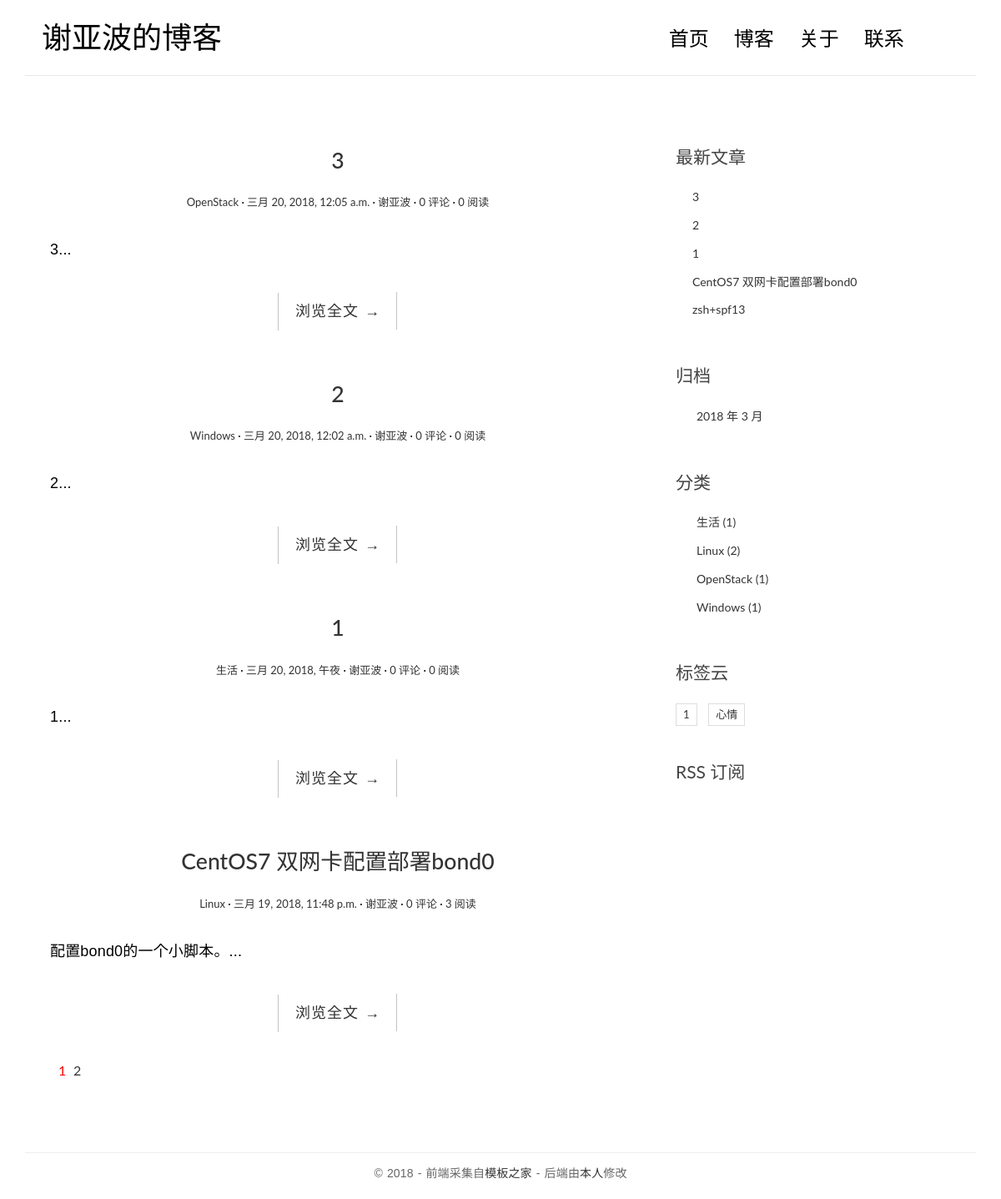
The page / on the database its author committed.
### blog/models.py (models this page shows, shortened)
@python_2_unicode_compatible
class Post(models.Model):
    title = models.CharField(max_length=70)
    body = models.TextField()
    created_time = models.DateTimeField()
    modified_time = models.DateTimeField()
    excerpt = models.CharField(max_length=200, blank=True)
    views = models.PositiveIntegerField(default=0)
    category = models.ForeignKey(Category)
    tags = models.ManyToManyField(Tag, blank=True)
    author = models.ForeignKey(User)
    def get_absolute_url(self):
        return reverse('blog:detail', kwargs={'pk': self.pk})
    class Meta:
        ordering = ['-created_time']

@python_2_unicode_compatible
class Category(models.Model):
    name = models.CharField(max_length=100)

@python_2_unicode_compatible
class Tag(models.Model):
    name = models.CharField(max_length=100)

### blog/views.py (the view, shortened to what this page needs)
# urls.py: url(r'^$', views.IndexView.as_view(), name='index'),
class IndexView(ListView):
    model = Post
    template_name = 'blog/index.html'
    context_object_name = 'post_list'
    paginate_by = 4
    def get_context_data(self, **kwargs):
        context = super(IndexView, self).get_context_data(**kwargs)
        paginator = context.get('paginator')
        page = context.get('page_obj')
        is_paginated = context.get('is_paginated')
        pagination_data = self.pagination_data(paginator, page, is_paginated)
        context.update(pagination_data)
        return context
    def pagination_data(self, paginator, page, is_paginated):
        if not is_paginated:
            return {}
        left = []
        right = []
        left_has_more = False
        right_has_more = False
        first = False
        last = False
        page_number = page.number
        total_pages = paginator.num_pages
        page_range = paginator.page_range
        if page_number == 1:
            right = page_range[page_number:page_number + 2]
            if right[-1] < total_pages - 1:
                right_has_more = True
            if right[-1] < total_pages:
                last = True
        elif page_number == total_pages:
            left = page_range[(page_number - 3) if (page_number - 3) > 0 else 0:page_number - 1]
            if left[0] > 2:
                left_has_more = True
            if left[0] > 1:
                first = True
        data = {
            'left': left,
            'right': right,
            'left_has_more': left_has_more,
            'right_has_more': right_has_more,
            'first': first,
            'last': last,
        }
        return data

### blog/templatetags/blog_tags.py (called while the page is built)
@register.simple_tag
def get_recent_posts(num=5):
    return Post.objects.all()[:num]

@register.simple_tag
def archives():
    return Post.objects.dates('created_time', 'month', order='DESC')

@register.simple_tag
def get_categories():
    return Category.objects.annotate(num_posts=Count('post')).filter(num_posts__gt=0)

@register.simple_tag
def get_tags():
    return Tag.objects.annotate(num_posts=Count('post')).filter(num_posts__gt=0)

### templates/blog/index.html (shortened to what this page needs)
{% extends 'base.html' %}
{% block main %}
    {% for post in post_list %}
        <article class="post post-{{ post.pk }}">
            <header class="entry-header">
                <h1 class="entry-title">
                    <a href="{{ post.get_absolute_url }}">{{ post.title }}</a>
                </h1>
                <div class="entry-meta">
                    <span class="post-category">
                        <a href="{% url 'blog:category' post.category.pk %}">{{ post.category.name }}</a></span>
                    <span class="post-date"><a href="#"><time class="entry-date"
                                                              datetime="{{ post.created_time }}">{{ post.created_time }}</time></a></span>
                    <span class="post-author"><a href="#">{{ post.author }}</a></span>
                    <span class="comments-link">
                        <a href="{{ post.get_absolute_url }}#comment-area">{{ post.comment_set.count }} 评论</a></span>
                    <span class="views-count"><a href="{{ post.get_absolute_url }}">{{ post.views }} 阅读</a></span>
                </div>
            </header>
            <div class="entry-content clearfix">
                <p>{{ post.excerpt }}...</p>
                <div class="read-more cl-effect-14">
                    <a href="{{ post.get_absolute_url }}" class="more-link">浏览全文 <span class="meta-nav">→</span></a>
                </div>
            </div>
        </article>
    {% empty %}
        <div class="no-post">暂时还没有发布的文章！</div>
    {% endfor %}
    {% if is_paginated %}
        <div class="pagination">
            <ul>
                <li class="current"><a href="?page={{ page_obj.number }}">{{ page_obj.number }}</a></li>
                {% if right %}
                    {% for i in right %}
                        <li><a href="?page={{ i }}">{{ i }}</a></li>
                    {% endfor %}
                {% endif %}
            </ul>
        </div>
    {% endif %}
{% endblock main %}

### templates/base.html (shortened to what this page needs)
{% load staticfiles %}
{% load blog_tags %}
<!DOCTYPE html>
<html>
<head>
    <link rel="stylesheet" href="http://code.ionicframework.com/ionicons/2.0.1/css/ionicons.min.css">
    <link rel="stylesheet" href="{% static 'blog/css/bootstrap.min.css' %}">
    <link rel="stylesheet" href="{% static 'blog/css/pace.css' %}">
    <link rel="stylesheet" href="{% static 'blog/css/custom.css' %}">
    <link rel="stylesheet" href="{% static 'blog/css/highlights/github.css' %}">
</head>
<body>
<div class="container">
    <header id="site-header">
        <div class="row">
            <div class="col-md-4 col-sm-5 col-xs-8">
                <div class="logo">
                    <h1><a href="{% url 'blog:index' %}"><b>谢亚波的博客</b></a></h1>
                </div>
            </div>
            <div class="col-md-8 col-sm-7 col-xs-4">
                <nav class="main-nav" role="navigation">
                    <div class="collapse navbar-collapse" id="bs-example-navbar-collapse-1">
                        <ul class="nav navbar-nav navbar-right">
                            <li class="cl-effect-11"><a href="{% url 'blog:index' %}" data-hover="首页">首页</a></li>
                            <li class="cl-effect-11"><a href="#" data-hover="博客">博客</a></li>
                            <li class="cl-effect-11"><a href="#" data-hover="关于">关于</a></li>
                            <li class="cl-effect-11"><a href="#" data-hover="联系">联系</a></li>
                        </ul>
                    </div>
                </nav>
            </div>
        </div>
    </header>
</div>
<div class="content-body">
    <div class="container">
        <div class="row">
            <main class="col-md-8">
                {% block main %}
                {% endblock main %}
            </main>
            <aside class="col-md-4">
                <div class="widget widget-recent-posts">
                    <h3 class="widget-title">最新文章</h3>
                    {% get_recent_posts as recent_post_list %}
                    <ul>
                        {% for post in recent_post_list %}
                            <li>
                                <a href="{{ post.get_absolute_url }}">{{ post.title }}</a>
                            </li>
                        {% empty %}
                            暂无文章！
                        {% endfor %}
                    </ul>
                </div>
                <div class="widget widget-archives">
                    <h3 class="widget-title">归档</h3>
                    {% archives as date_list %}
                    <ul>
                        {% for date in date_list %}
                            <li>
                                <a href="{% url 'blog:archives' date.year date.month %}">{{ date.year }}
                                    年 {{ date.month }} 月</a>
                            </li>
                        {% empty %}
                            暂无归档！
                        {% endfor %}
                    </ul>
                </div>
                <div class="widget widget-category">
                    <h3 class="widget-title">分类</h3>
                    {% get_categories as category_list %}
                    <ul>
                        {% for category in category_list %}
                            <li>
                                <a href="{% url 'blog:category' category.pk %}">{{ category.name }} <span
                                        class="post-count">({{ category.num_posts }})</span></a>
                            </li>
                        {% empty %}
                            暂无分类！
                        {% endfor %}
                    </ul>
                </div>
                <div class="widget widget-tag-cloud">
                    <h3 class="widget-title">标签云</h3>
                    {% get_tags as tag_list %}
                    <ul>
                        {% for tag in tag_list %}
                            <li>
                                <a href="{% url 'blog:tag' tag.pk %}">{{ tag.name }}</a>
                            </li>
                        {% empty %}
                            暂无标签！
                        {% endfor %}
                    </ul>
                </div>
                <div class="rss">
                    <a href="{% url 'rss' %}"> RSS 订阅</a>
                </div>
            </aside>
        </div>
    </div>
</div>
<footer id="site-footer">
    <div class="container">
        <div class="row">
            <div class="col-md-12">
                <p class="copyright">&copy 2018 - 前端采集自<a href="http://www.cssmoban.com/"
                                                        target="_blank" title="模板之家">模板之家</a>
                    - 后端由<a href="http://zmrenwu.com/" title="网页模板" target="_blank">本人</a>修改
                </p>
            </div>
        </div>
    </div>
</footer>
</body>
</html>

### blog/static/blog/css/custom.css (style rules this page uses)
* { outline: none; }
h1, h2, h3, h4, h5, h6 { margin-top: 0; }
b { font-weight: 400; }
a { color: #333; }
body { color: #444; font-family: 'Lato', sans-serif; }
p { font-family: 'Ubuntu', sans-serif; font-weight: 400; word-spacing: 1px; letter-spacing: 0.01em; }
#site-header { background-color: #FFF; padding: 25px 20px; margin-bottom: 40px; border-bottom: 1px solid #e7e7e7; }
.logo h1 a { color: #000; }
.logo h1 { margin: 0; font-family: 'Lato', sans-serif; font-weight: 300; }
.main-nav { margin-top: 11px; max-width: 95%; }
.main-nav a { color: #000000 !important; padding: 0 0 5px 0 !important; margin-right: 30px; font-family: 'Lato', sans-serif; font-weight: 300; font-size: 24px; }
.cl-effect-11 a { padding: 10px 0; color: #0972b4; text-shadow: none; }
.cl-effect-11 a::before { position: absolute; top: 0; left: 0; overflow: hidden; padding: 0 0 5px 0 !important; max-width: 0; border-bottom: 1px solid #000; color: #000; content: attr(data-hover); white-space: nowrap; -webkit-transition: max-width 0.5s; -moz-transition: max-width 0.5s; transition: max-width 0.5s; }
.content-body { padding-bottom: 4em; }
.post { background: #fff; padding: 30px 30px 0; }
.entry-title { text-align: center; font-size: 1.9em; margin-bottom: 20px; line-height: 1.6; padding: 10px 20px 0; }
.entry-meta { text-align: center; color: #DDDDDD; font-size: 13px; margin-bottom: 30px; }
.entry-content { font-size: 18px; line-height: 1.9; font-weight: 300; color: #000; }
.post-category::after, .post-date::after, .post-author::after, .comments-link::after { content: ' ·'; color: #000; }
.read-more { font-family: 'Ubuntu', sans-serif; font-weight: 400; word-spacing: 1px; letter-spacing: 0.01em; text-align: center; margin-top: 20px; }
.cl-effect-14 a { padding: 0 20px; height: 45px; line-height: 45px; position: relative; display: inline-block; margin: 15px 25px; letter-spacing: 1px; font-weight: 400; text-shadow: 0 0 1px rgba(255, 255, 255, 0.3); }
.cl-effect-14 a::before, .cl-effect-14 a::after { position: absolute; width: 45px; height: 1px; background: #C3C3C3; content: ''; -webkit-transition: all 0.3s; -moz-transition: all 0.3s; transition: all 0.3s; pointer-events: none; }
.cl-effect-14 a::before { top: 0; left: 0; -webkit-transform: rotate(90deg); -moz-transform: rotate(90deg); transform: rotate(90deg); -webkit-transform-origin: 0 0; -moz-transform-origin: 0 0; transform-origin: 0 0; }
.cl-effect-14 a::after { right: 0; bottom: 0; -webkit-transform: rotate(90deg); -moz-transform: rotate(90deg); transform: rotate(90deg); -webkit-transform-origin: 100% 0; -moz-transform-origin: 100% 0; transform-origin: 100% 0; }
.widget { background: #fff; padding: 30px 0 0; }
.widget-title { font-size: 1.5em; margin-bottom: 20px; line-height: 1.6; padding: 10px 0 0; font-weight: 400; }
.widget-recent-posts ul { padding: 0; margin: 0; padding-left: 20px; }
.widget-recent-posts ul li { list-style-type: none; position: relative; line-height: 170%; margin-bottom: 10px; }
.widget-recent-posts ul li::before { content: '\f3d3'; font-family: "Ionicons"; position: absolute; left: -17px; top: 3px; font-size: 16px; color: #000; }
.widget-archives ul { padding: 0; margin: 0; padding-left: 25px; }
.widget-archives ul li { list-style-type: none; position: relative; line-height: 170%; margin-bottom: 10px; }
.widget-archives ul li::before { content: '\f3f3'; font-family: "Ionicons"; position: absolute; left: -25px; top: 1px; font-size: 16px; color: #000; }
.widget-category ul { padding: 0; margin: 0; padding-left: 25px; }
.widget-category ul li { list-style-type: none; position: relative; line-height: 170%; margin-bottom: 10px; }
.widget-category ul li::before { content: '\f3fe'; font-family: "Ionicons"; position: absolute; left: -25px; top: 1px; font-size: 18px; color: #000; }
.widget-tag-cloud ul { padding: 0; margin: 0; margin-right: -10px; }
.widget-tag-cloud ul li { list-style-type: none; font-size: 13px; display: inline-block; margin-right: 10px; margin-bottom: 10px; padding: 3px 8px; border: 1px solid #ddd; }
.rss { font-size: 21px; margin-top: 30px; }
.rss a { color: #444; }
#site-footer { padding-top: 10px; padding: 0 0 1.5em 0; }
.copyright { text-align: center; padding-top: 1em; margin: 0; border-top: 1px solid #eee; color: #666; }
.pagination ul { list-style: none; }
.pagination ul li { display: inline-block; font-size: 16px; margin-right: 5px; }
.current a { color: red; }

### rows shown on the page
Post: title "3", category.name "OpenStack", created_time "三月 20, 2018, 12:05 a.m.", author "谢亚波", comment_set.count "0", views "0", excerpt "3"
Post: title "2", category.name "Windows", created_time "三月 20, 2018, 12:02 a.m.", author "谢亚波", comment_set.count "0", views "0", excerpt "2"
Post: title "1", category.name "生活", created_time "三月 20, 2018, 午夜", author "谢亚波", comment_set.count "0", views "0", excerpt "1"
Post: title "CentOS7 双网卡配置部署bond0", category.name "Linux", created_time "三月 19, 2018, 11:48 p.m.", author "谢亚波", comment_set.count "0", views "3", excerpt "配置bond0的一个小脚本。"
Post: title "zsh+spf13"
Category: name "生活", num_posts "1"
Category: name "Linux", num_posts "2"
Category: name "OpenStack", num_posts "1"
Category: name "Windows", num_posts "1"
Tag: name "1"
Tag: name "心情"

### other values the page prints
{{ page_obj.number }} "1"
{{ i }} "2"
{{ date.year }} "2018"
{{ date.month }} "3"
